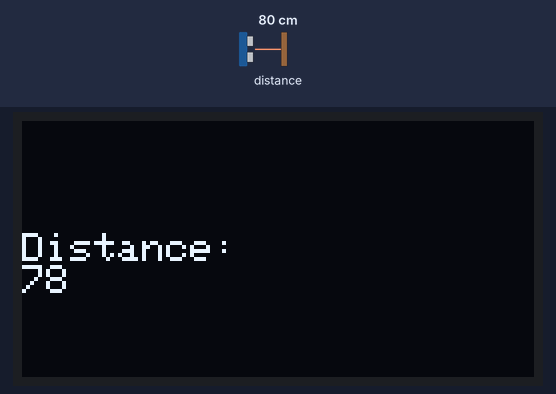
This sketch was run on a simulated Arduino Uno, built with avr-gcc and run on an emulated ATmega328P. Parts: 128×64 one-colour display. Wiring (inferred from the names in the program): ultrasonic range finder: trigger pin 14; echo pin 0. Inputs (shaded band) come from the test bench; at power-on: distance to the obstacle 80 cm. The echo pulse lasts 58.3 µs per cm.

Above: at 2.2 s.
2.3 s: distance to the obstacle set to 2 cm
At 4.4 s:
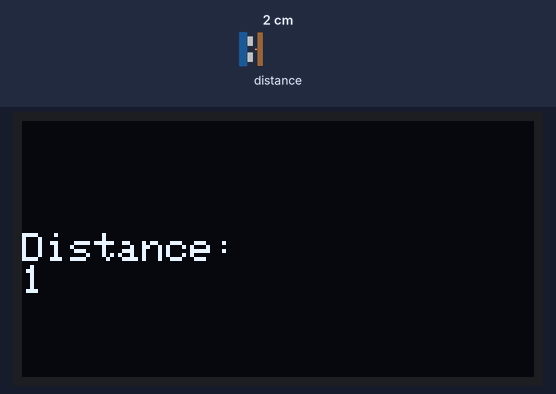
5.0 s: distance to the obstacle set to 4 cm
At 5.8 s:
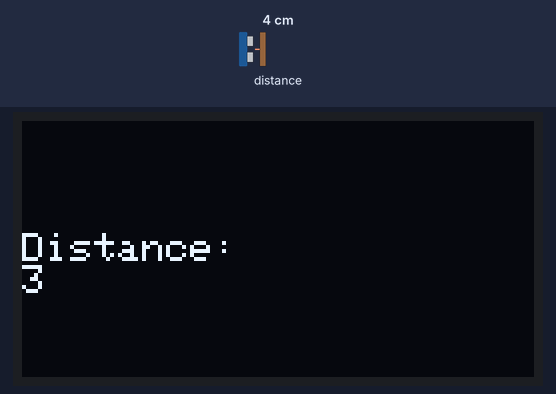
7.7 s: distance to the obstacle set to 9 cm
Timing chart, 0 to 10.7 s (numbered marks = the images above; inputs shaded):
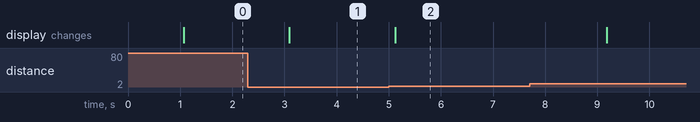

Measured:
- after the input at 2.3 s, the display: changes after 0.79 s (image 1)
- after the input at 5.0 s, the display: changes after 0.12 s (image 2)

The sketch:

LCD_test.ino
```cpp
#include <SPI.h>
#include <Wire.h>
#include <Adafruit_GFX.h>
#include <Adafruit_SSD1306.h>


// SCL = D1
// SDA = D2
const int trigPin = 14;  //D4
const int echoPin = 0;  //D3
long duration;
int distance;

Adafruit_SSD1306 display(-1);


void displayy (char n[] , int x){
  // Display Text
  display.setTextSize(1);
  display.setTextColor(WHITE);
  display.setCursor(0,28);
  display.println(n);
  display.print(x);
  display.display();
  delay(1000);
  display.clearDisplay();
  }


void setup()
{
  // initialize with the I2C addr 0x3C
  display.begin(SSD1306_SWITCHCAPVCC, 0x3C);

  // Clear the buffer.
  display.clearDisplay();
  display.println("Setting up ...");
  delay(1000);
  display.clearDisplay();
  //Ultrasonicsensor
  pinMode(trigPin, OUTPUT); // Sets the trigPin as an Output
pinMode(echoPin, INPUT); // Sets the echoPin as an Input
Serial.begin(9600);
}


void loop() {
  // put your main code here, to run repeatedly:
  digitalWrite(trigPin, LOW);
delayMicroseconds(2);

// Sets the trigPin on HIGH state for 10 micro seconds
digitalWrite(trigPin, HIGH);
delayMicroseconds(10);
digitalWrite(trigPin, LOW);

// Reads the echoPin, returns the sound wave travel time in microseconds
duration = pulseIn(echoPin, HIGH);

// Calculating the distance
distance= duration*0.034/2;
// Prints the distance on the Serial Monitor
displayy("Distance: ",distance);

delay(1000);


}
```
